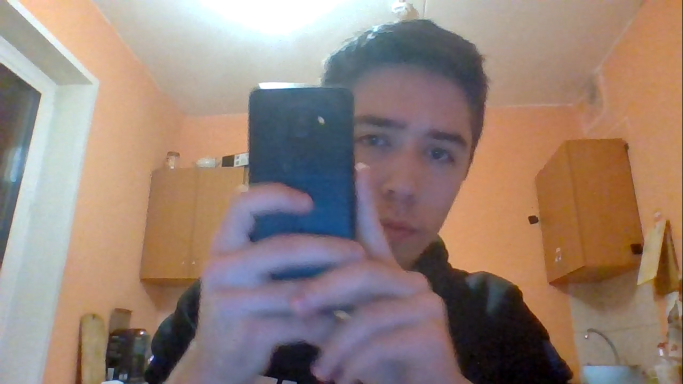
#> input picture Снимки экрана/С телефоном/2021-04-25 (24).png, 1366 x 768 px, given in place of 0.png, which was not available (shown at 1/2 size)
$ python png_to_csvs.py
#> lines starting #> are read from the running program, lines starting #| are printed output that depends on the picture
import numpy as np
from PIL import Image
import matplotlib.pyplot as plt
import pandas

for i in range(29):
    gray = Image.open('D:\\ДИПЛОМ\\diploma\\Снимки экрана\\С телефоном\\'+str(i)+'.png').convert('L')
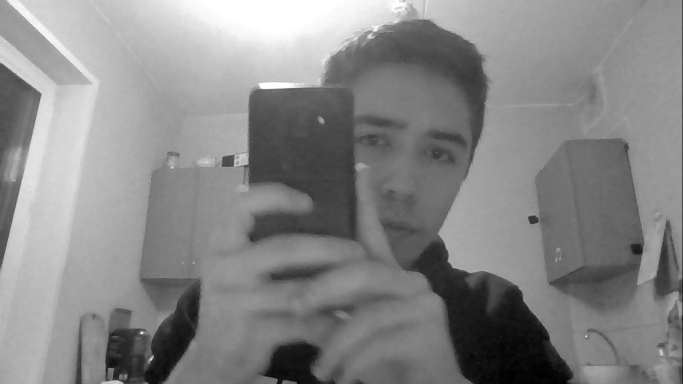
#> gray: PIL image 1366x768 L (shown at 1/2 size); min 0, max 255, mean 134.4
    image = np.array(gray, 'uint8').ravel()
    np.savetxt('D:\\ДИПЛОМ\\diploma\\Снимки экрана\\'+str(i)+'.csv', image, delimiter=',')
#> pass 2 of the loop `for i in range(29):`:
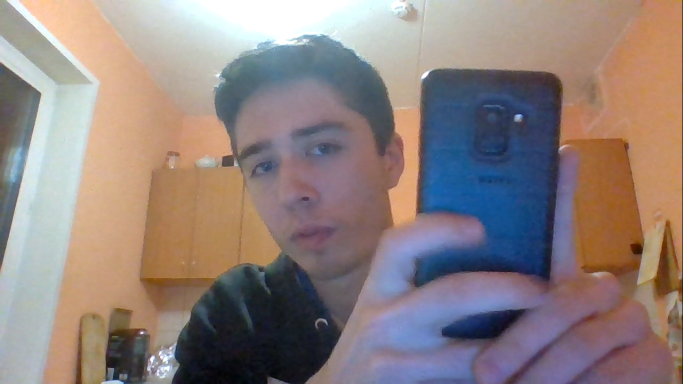
#> input picture Снимки экрана/С телефоном/2021-04-25 (25).png, 1366 x 768 px, given in place of 1.png, which was not available (shown at 1/2 size)
#> `gray = Image.open('D:\\ДИПЛОМ\\diploma\\Снимки экрана\\С телефоном\\'+..`:
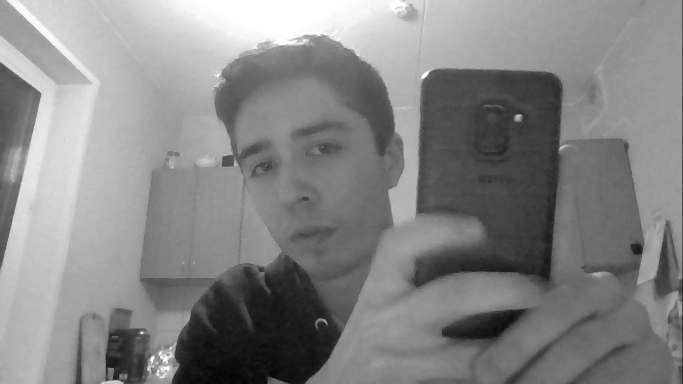
#> gray: PIL image 1366x768 L (shown at 1/2 size); min 0, max 255, mean 133
#> (the run stopped early here; a loop or call above may not have finished)
